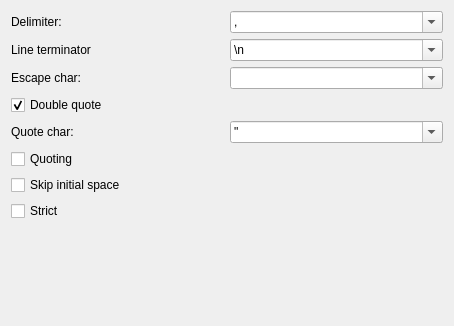
<?xml version="1.0" encoding="UTF-8"?>
<ui version="4.0">
 <class>Form</class>
 <widget class="QWidget" name="Form">
  <property name="geometry">
   <rect>
    <x>0</x>
    <y>0</y>
    <width>454</width>
    <height>326</height>
   </rect>
  </property>
  <layout class="QHBoxLayout">
   <item>
    <layout class="QVBoxLayout">
     <item>
      <layout class="QGridLayout">
       <item row="0" column="0">
        <widget class="QLabel" name="label">
         <property name="text">
          <string>Delimiter:</string>
         </property>
        </widget>
       </item>
       <item row="0" column="1">
        <widget class="QComboBox" name="DelimiterComboBox">
         <property name="editable">
          <bool>true</bool>
         </property>
         <property name="currentText">
          <string notr="true">,</string>
         </property>
         <item>
          <property name="text">
           <string notr="true">,</string>
          </property>
         </item>
         <item>
          <property name="text">
           <string notr="true">;</string>
          </property>
         </item>
         <item>
          <property name="text">
           <string notr="true">\n</string>
          </property>
         </item>
         <item>
          <property name="text">
           <string notr="true">\t</string>
          </property>
         </item>
        </widget>
       </item>
       <item row="1" column="0">
        <widget class="QLabel" name="label_2">
         <property name="text">
          <string>Line terminator</string>
         </property>
        </widget>
       </item>
       <item row="1" column="1">
        <widget class="QComboBox" name="LineTerminatorComboBox">
         <property name="editable">
          <bool>true</bool>
         </property>
         <property name="currentText">
          <string notr="true">\n</string>
         </property>
         <item>
          <property name="text">
           <string notr="true">\n</string>
          </property>
         </item>
         <item>
          <property name="text">
           <string notr="true">\r</string>
          </property>
         </item>
         <item>
          <property name="text">
           <string notr="true">\t</string>
          </property>
         </item>
         <item>
          <property name="text">
           <string notr="true">\n\r</string>
          </property>
         </item>
         <item>
          <property name="text">
           <string notr="true">\r\n</string>
          </property>
         </item>
        </widget>
       </item>
       <item row="2" column="0">
        <widget class="QLabel" name="label_3">
         <property name="text">
          <string>Escape char:</string>
         </property>
        </widget>
       </item>
       <item row="2" column="1">
        <widget class="QComboBox" name="EscapeCharComboBox">
         <property name="editable">
          <bool>true</bool>
         </property>
         <property name="currentText">
          <string notr="true"/>
         </property>
         <item>
          <property name="text">
           <string notr="true"/>
          </property>
         </item>
         <item>
          <property name="text">
           <string notr="true">\</string>
          </property>
         </item>
        </widget>
       </item>
       <item row="3" column="0">
        <widget class="QCheckBox" name="DoubleQuoteCheckBox">
         <property name="text">
          <string>Double quote</string>
         </property>
         <property name="checked">
          <bool>true</bool>
         </property>
        </widget>
       </item>
       <item row="4" column="0">
        <widget class="QLabel" name="label_4">
         <property name="text">
          <string>Quote char:</string>
         </property>
        </widget>
       </item>
       <item row="4" column="1">
        <widget class="QComboBox" name="QuoteCharComboBox">
         <property name="editable">
          <bool>true</bool>
         </property>
         <property name="currentText">
          <string notr="true">&quot;</string>
         </property>
         <item>
          <property name="text">
           <string notr="true">&quot;</string>
          </property>
         </item>
         <item>
          <property name="text">
           <string notr="true">'</string>
          </property>
         </item>
        </widget>
       </item>
       <item row="5" column="0">
        <widget class="QCheckBox" name="QuotingCheckBox">
         <property name="sizePolicy">
          <sizepolicy hsizetype="Minimum" vsizetype="Fixed">
           <horstretch>0</horstretch>
           <verstretch>0</verstretch>
          </sizepolicy>
         </property>
         <property name="text">
          <string>Quoting</string>
         </property>
        </widget>
       </item>
       <item row="6" column="0">
        <widget class="QCheckBox" name="SkipInitialSpaceCheckBox">
         <property name="text">
          <string>Skip initial space</string>
         </property>
        </widget>
       </item>
       <item row="7" column="0">
        <widget class="QCheckBox" name="StrictCheckBox">
         <property name="text">
          <string>Strict</string>
         </property>
        </widget>
       </item>
      </layout>
     </item>
     <item>
      <spacer>
       <property name="orientation">
        <enum>Qt::Vertical</enum>
       </property>
       <property name="sizeHint" stdset="0">
        <size>
         <width>20</width>
         <height>40</height>
        </size>
       </property>
      </spacer>
     </item>
    </layout>
   </item>
  </layout>
 </widget>
 <resources/>
 <connections/>
</ui>
